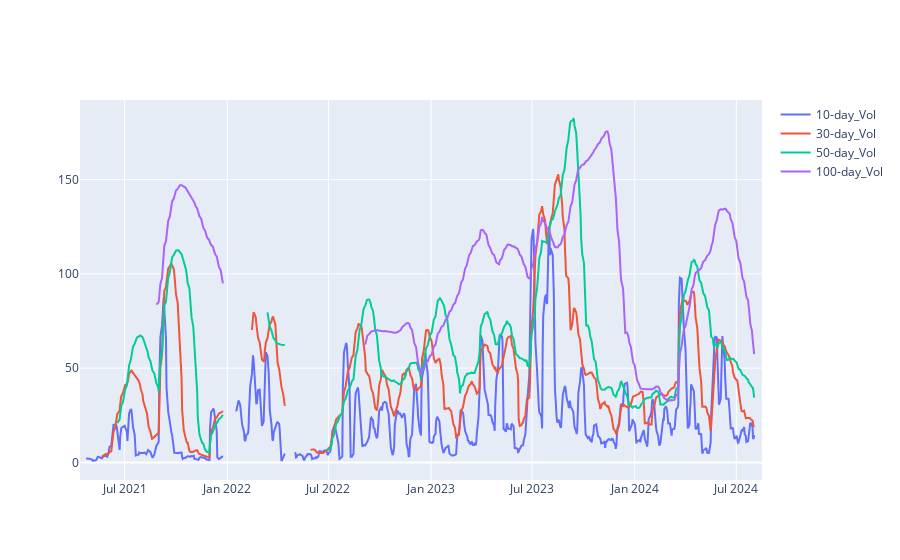

The notebook cell saved with this chart:
### Markdown cell above
# Historical Volatility

### Code cell
histvol = Position_Reporting(positions, 'NZU', current_date).rolling_vol()

fig = go.Figure()
for i in list(histvol)[1:]:
    fig.add_trace(go.Scatter(x=histvol['Date'], y=histvol[i], name=i))#, base=0))
    
fig.show()

### Figure 1 — Plotly figure (JSON) as saved in the notebook; plotly's stock layout.template omitted (floating-point values rounded to 4 significant figures; data arrays with more than 128 entries replaced by an {"elided": "..."} marker saying what was removed)
{"data": [{"name": "10-day_Vol", "type": "scatter", "x": {"elided": "875 str values"}, "y": {"elided": "875 float values"}}, {"name": "30-day_Vol", "type": "scatter", "x": {"elided": "875 str values"}, "y": {"elided": "875 float values"}}, {"name": "50-day_Vol", "type": "scatter", "x": {"elided": "875 str values"}, "y": {"elided": "875 float values"}}, {"name": "100-day_Vol", "type": "scatter", "x": {"elided": "875 str values"}, "y": {"elided": "875 float values"}}], "layout": {}}
